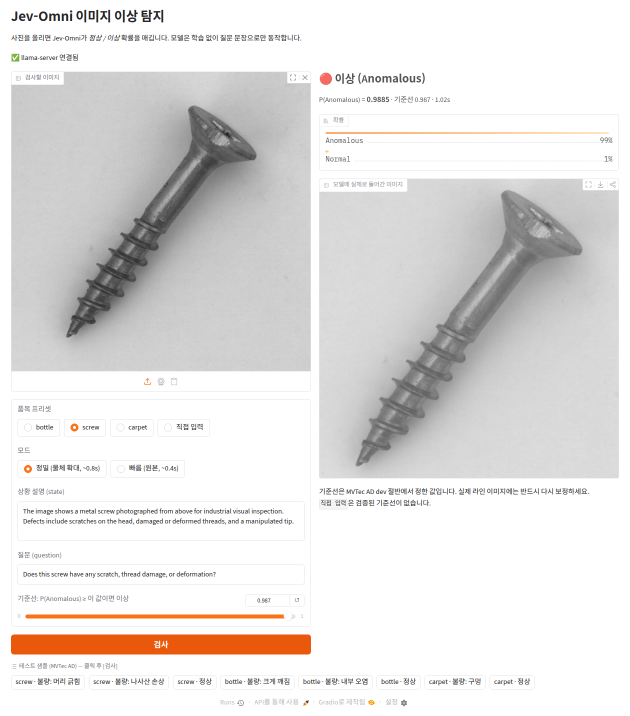
#> input picture docs/images/app.png, 1260 x 1432 px (shown at 1/2 size)
$ python -i stage12.py   (imports and definitions only)
#> lines starting #> are read from the running program, lines starting #| are printed output that depends on the picture
"""Stage 1 (input tricks, no training) + Stage 2 (small classifier on Jev hidden state) for screw/bottle.

Protocol: test split -> dev/holdout halves (dev: pick threshold / fit classifier, holdout: report).
Server must be up with --no-mmproj-offload.
"""
import base64
import csv
import json
import sys
import time
from functools import cache
from pathlib import Path
from urllib.request import urlopen

import numpy as np
from PIL import Image

ROOT = Path(__file__).resolve().parent
sys.path.insert(0, str(ROOT / "jev-omni-q4"))
from jev_omni_gguf_decide import decide, post_json  # noqa: E402

from eval_anomaly import auroc, best_f1, binary_metrics  # noqa: E402

SERVER = "http://127.0.0.1:8080"
HEAD_PATH = ROOT / "jev-omni-q4" / "decision-head-f32.npz"
# [1 line not run here, left out]
CACHE = ROOT / "cache"
OUT = ROOT / "results" / "stage12"
PATCH, MAX_SIDE = 48, 33 * 48  # 33x33 = 1089 tokens <= 1120 limit

BASE_Q = "Is the object in the image normal, or does it have a defect or anomaly?"
P = {
    "bottle": dict(
        base=("The image shows a bottle photographed for industrial visual inspection.", BASE_Q),
        detail=("The image shows a glass bottle photographed from above for industrial visual inspection. "
                "Defects include a broken or chipped rim (large or small) and contamination or foreign material inside the bottle.",
                "Does this bottle have any break, chip, or contamination?"),
        multi=(["Normal", "Large break on the rim", "Small chip on the rim", "Contamination inside the bottle"],
               {"broken_large": 1, "broken_small": 2, "contamination": 3}),
    ),
    "screw": dict(
        base=("The image shows a screw photographed for industrial visual inspection.", BASE_Q),
        detail=("The image shows a metal screw photographed from above for industrial visual inspection. "
                "Defects include scratches on the head, damaged or deformed threads, and a manipulated tip.",
                "Does this screw have any scratch, thread damage, or deformation?"),
        multi=(["Normal", "Scratch on the head", "Scratch on the neck", "Damaged thread", "Manipulated or bent front tip"],
               {"scratch_head": 1, "scratch_neck": 2, "thread_side": 3, "thread_top": 3, "manipulated_front": 4}),
    ),
}
MULTI_Q = "Which option best describes the object in the image?"


@cache
def marker() -> str:
    return json.loads(urlopen(SERVER + "/props").read())["media_marker"]


# [15 lines left out: function jev, not called in this run]


def roi(img: Path) -> Image.Image:
    """Crop to the object: pixels far from the border median colour, padded 8%."""
#> called with img = 'docs/images/app.png'
    im = Image.open(img).convert("RGB")
#> im is the input picture: PIL image 1260x1432 RGB; mean R, G, B 227.4, 225, 223.8
    a = np.asarray(im.convert("L"), dtype=float)
    border = np.median(np.concatenate([a[0], a[-1], a[:, 0], a[:, -1]]))
#> border = 255
    ys, xs = np.where(np.abs(a - border) > 40)
    if len(xs) < 100:
        return im
    x0, x1, y0, y1 = xs.min(), xs.max(), ys.min(), ys.max()
#> x0 = 22; x1 = 1236; y0 = 19; y1 = 1412
    # keep the square window inside the image: black padding differed between normal/anomaly and leaked a shortcut
    side = min(int(max(x1 - x0, y1 - y0) * 1.08), im.width, im.height)
#> side = 1260
    left = min(max((x0 + x1) // 2 - side // 2, 0), im.width - side)
#> left = 0
    top = min(max((y0 + y1) // 2 - side // 2, 0), im.height - side)
#> top = 85
    return im.crop((left, top, left + side, top + side))
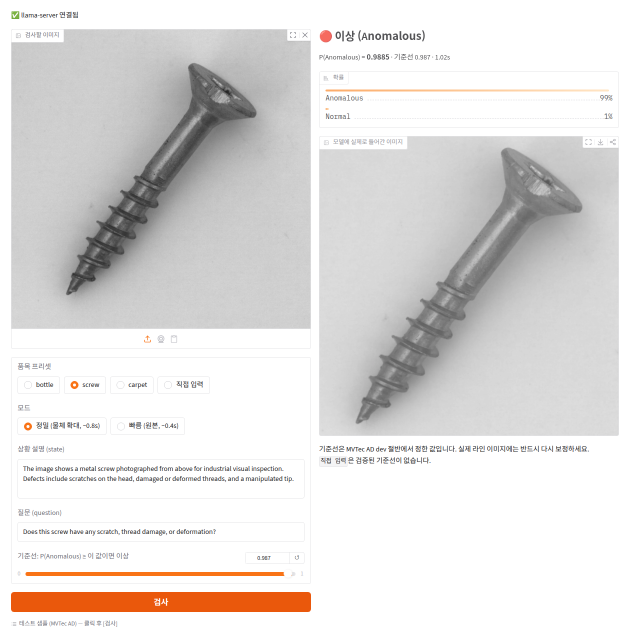
#> returned value: PIL image 1260x1260 RGB (shown at 1/2 size); mean R, G, B 224.6, 222, 220.5


# [6 lines left out: function cached, not called in this run]


def upscaled(img):  # ponytail: upscaling adds no information, it only spreads the object over more 48px tokens
    return cached(img, "roi_up", lambda f: roi(f).resize((MAX_SIDE, MAX_SIDE), Image.BICUBIC))


# [10 lines left out: function tiles, not called in this run]


def rel(p) -> str:
    """Repo-relative path for CSV/npz keys, so results survive moving the repo."""
    return Path(p).relative_to(ROOT).as_posix()


# [114 lines left out: functions split, run_config, summarize, main, not called in this run]


# [2 lines not run here, left out]

>>> result = roi('docs/images/app.png')
